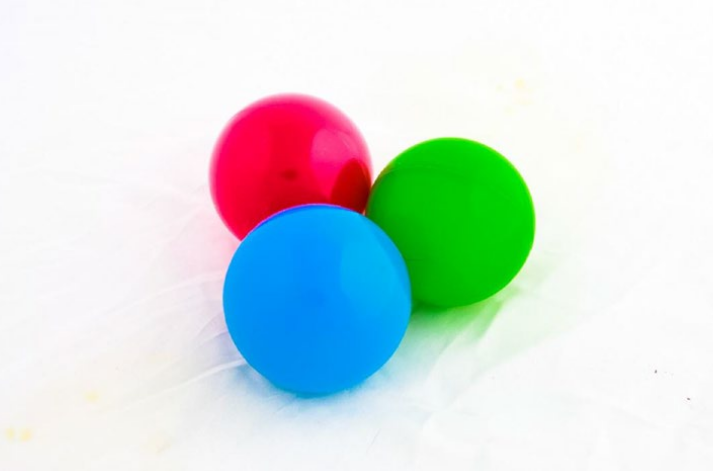
#> input picture Python/ProgAvTareas/opencv/color_balls_small.png, 713 x 471 px
$ python greenFilter.py
#> lines starting #> are read from the running program, lines starting #| are printed output that depends on the picture; after the words box and inside, x2 and y2 are one past the last pixel; in counts of white or black regions, pixels touching at a corner belong together
import cv2
import numpy as np
img = cv2.imread("color_balls_small.png")
#> img is the input picture: shape (471, 713, 3); mean B, G, R 221.4, 224, 208.9
imgHSV = cv2.cvtColor(img, cv2.COLOR_BGR2HSV)
#> imgHSV: shape (471, 713, 3); mean H, S, V 57.5, 54.1, 244
cv2.imshow('image',img)
lower_green = np.array([60,120,120])
upper_green = np.array([90,255,255])
greenMask = cv2.inRange(imgHSV,lower_green,upper_green)
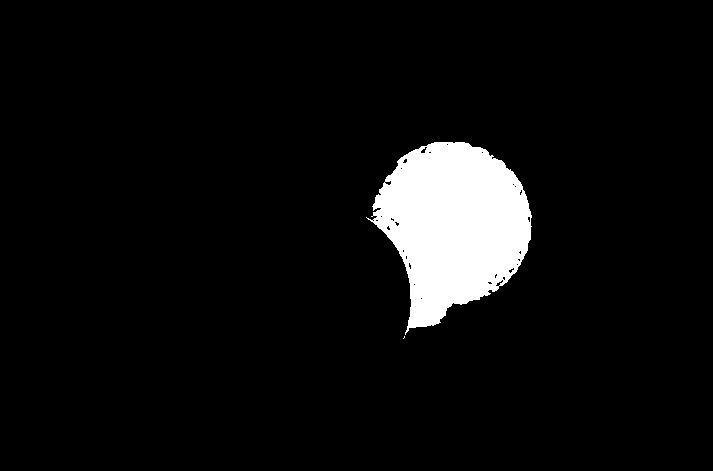
#> greenMask: shape (471, 713); 6% white; 2 white regions (1 under 20 px), largest, box (x1, y1, x2, y2) and area: (366, 142, 532, 335) 19981
cv2.imshow('mask',greenMask)
res = cv2.bitwise_and(img, img, mask=greenMask)
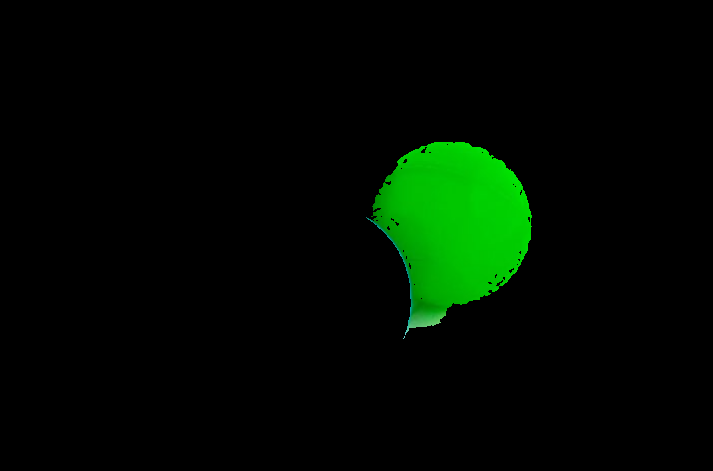
#> res: shape (471, 713, 3); mean B, G, R 0.3, 11.3, 0.1
cv2.imshow('green',res)
cv2.waitKey(0)
